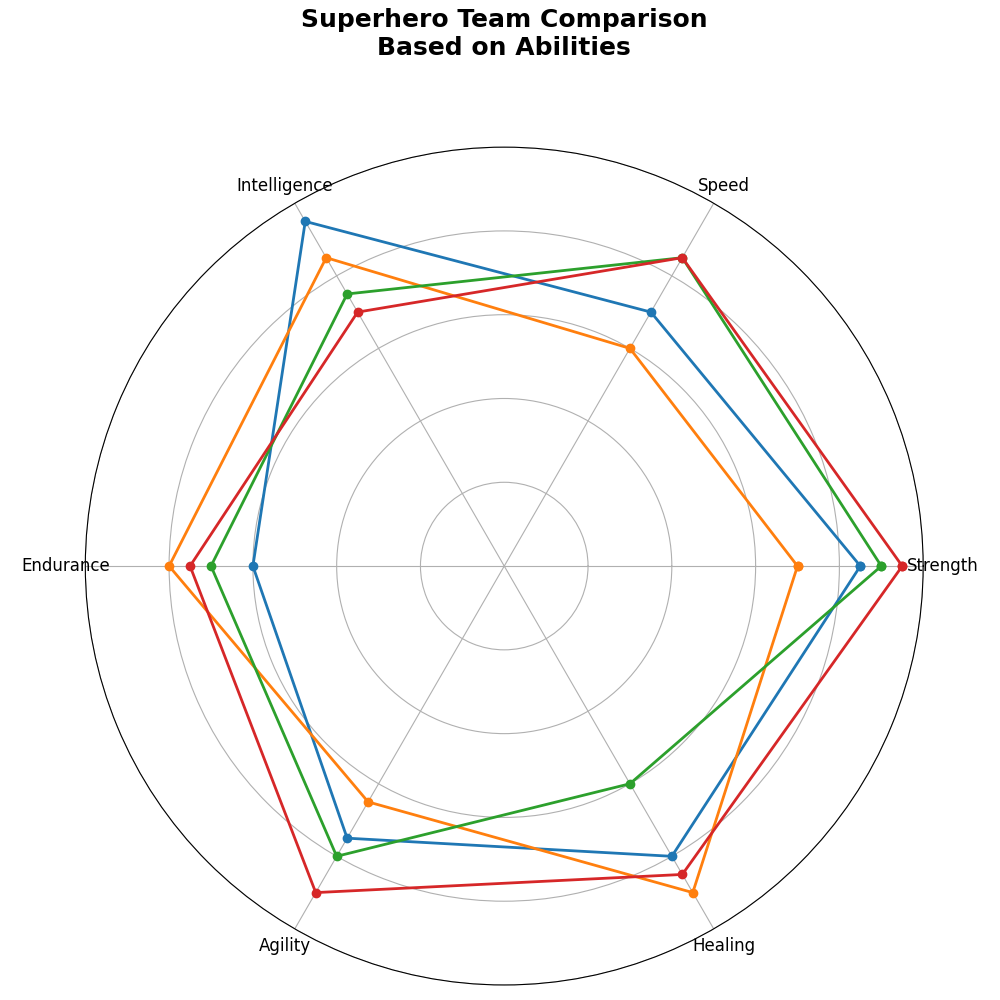

This chart was generated by the following Python code:
import numpy as np
import matplotlib.pyplot as plt

categories = ['Strength', 'Speed', 'Intelligence', 'Endurance', 'Agility', 'Healing']
num_vars = len(categories)

team_abilities = {
    'Team Alpha': [85, 70, 95, 60, 75, 80],
    'Team Beta': [70, 60, 85, 80, 65, 90],
    'Team Gamma': [90, 85, 75, 70, 80, 60],
    'Team Delta': [95, 85, 70, 75, 90, 85]
}

angles = np.linspace(0, 2 * np.pi, num_vars, endpoint=False).tolist()
angles += angles[:1]

fig, ax = plt.subplots(figsize=(10, 10), subplot_kw=dict(polar=True))

for team, abilities in team_abilities.items():
    abilities += abilities[:1]
    ax.plot(angles, abilities, linewidth=2, marker='o')

plt.xticks(angles[:-1], categories, color='black', size=12)
ax.set_ylim(0, 100)
plt.yticks([20, 40, 60, 80, 100], [])

plt.title('Superhero Team Comparison\nBased on Abilities', size=18, color='black', y=1.1, weight='bold')

plt.tight_layout()
plt.show()
